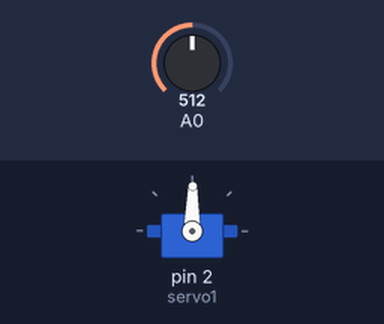
Recording of a sketch running on a simulated Arduino Uno, built with avr-gcc and run on an emulated ATmega328P. Parts: servo. The inputs (shaded band) are chosen by the test bench; at power-on: A0 = 512.

Above: at 1.2 s.
1.3 s: A0 set to 716
At 1.9 s:
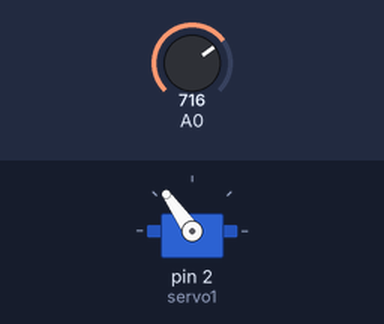
2.8 s: A0 set to 900
At 4.0 s:
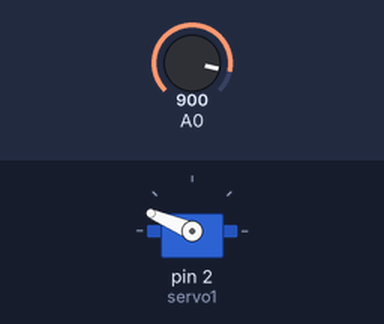
4.3 s: A0 set to 1023
At 5.4 s:
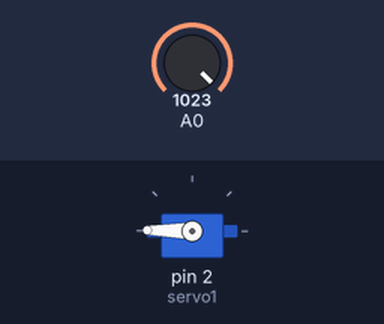
5.8 s: A0 set to 306
At 6.3 s:
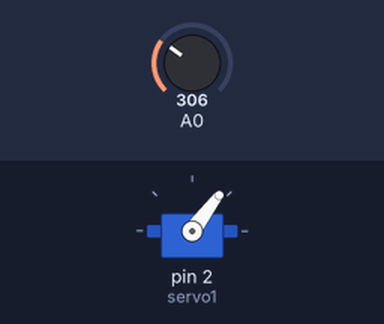
7.3 s: A0 set to 122
At 7.7 s:
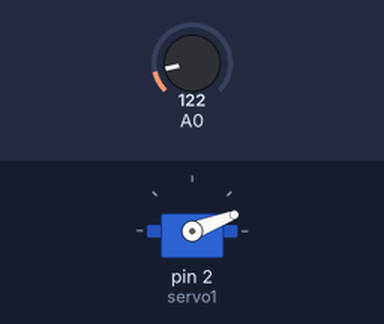
8.8 s: A0 set to 511
At 9.8 s:
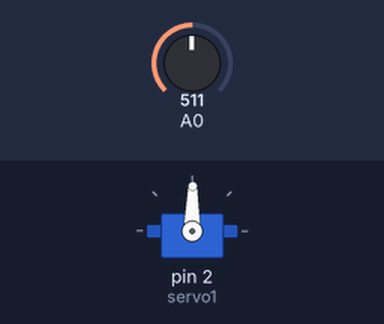
Timing chart, 0 to 11.3 s (numbered marks = the images above; inputs shaded):
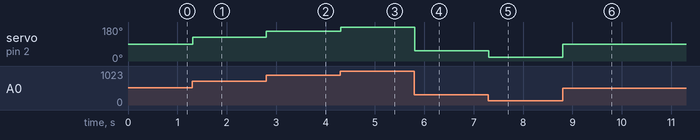

The sketch:

servo_speed_control.ino
```cpp
#include <Servo.h>
Servo servo1;
int val;
void setup() {
servo1.attach(2);  }
void loop()
{
  val = analogRead(0);
  val = map(val, 0, 1023, 0, 179);
       servo1.write(val);
      delay(15);
}
```

Measured:
- after the input at 1.3 s, servo on pin 2 (servo1): 89° → 125° at once
- after the input at 2.8 s, servo on pin 2 (servo1): 125° → 157° at once
- after the input at 4.3 s, servo on pin 2 (servo1): 157° → 179° at once
- after the input at 5.8 s, servo on pin 2 (servo1): 179° → 53° at once
- after the input at 7.3 s, servo on pin 2 (servo1): 53° → 21° at once
- after the input at 8.8 s, servo on pin 2 (servo1): 21° → 89° at once
